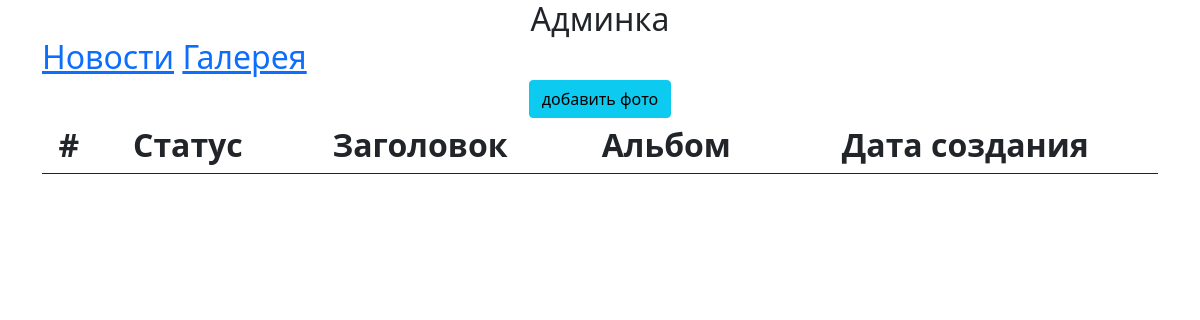
/myadmin/albums/1/photos/, run on an earlier commit of the app's database.
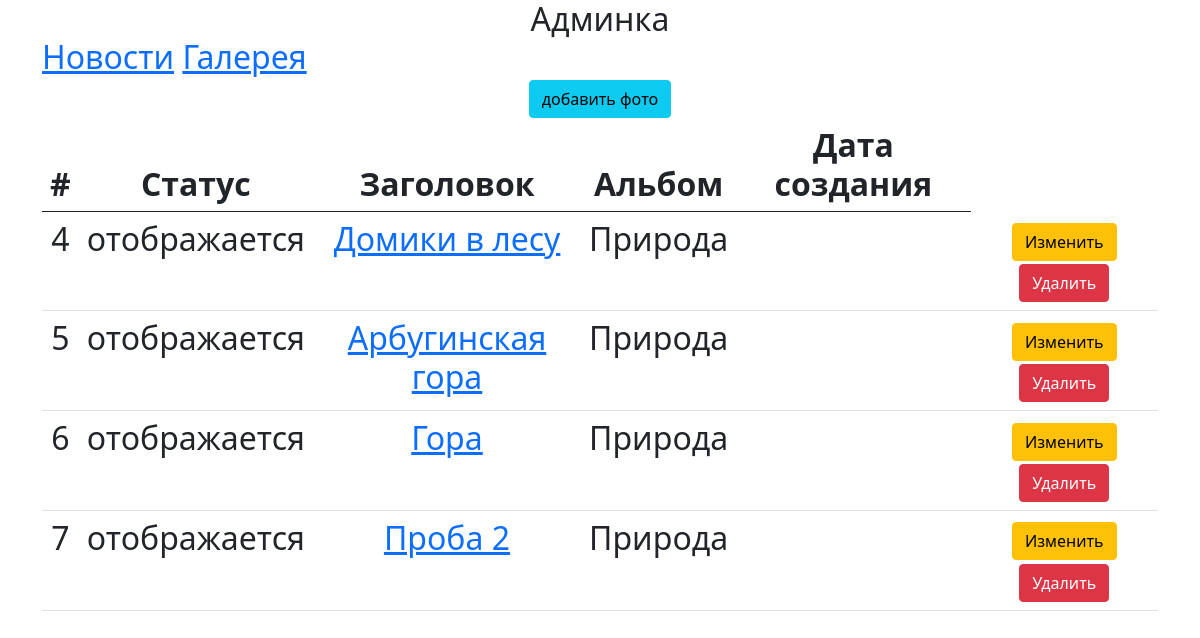
And on a later commit of the database.
### mane/models.py (models this page shows, shortened)
class Photo(models.Model):
    title = models.CharField(max_length=150, verbose_name='Заголовок')
    album = models.ForeignKey(Album, on_delete=models.CASCADE, blank=True, null=True, verbose_name='Альбом')
    description = models.TextField(blank=True, null=True, verbose_name='Описание')
    photo = models.ImageField(upload_to='photos/', verbose_name='Фото')
    liked = models.IntegerField(default=0, verbose_name='Количество лайков')
    is_active = models.BooleanField(default=True)
    class Meta:
        verbose_name = 'фотографию'
        verbose_name_plural = 'фотографии'

class Album(models.Model):
    title = models.CharField(max_length=150, verbose_name='Заголовок')
    description = models.TextField(blank=True, null=True, verbose_name='Описание')
    date = models.DateTimeField(auto_now_add=True, verbose_name='Дата создания', blank=True, null=True)
    is_active = models.BooleanField(default=True)
    def __str__(self):
        return f'{self.title}'
    class Meta:
        verbose_name = 'альбом'
        verbose_name_plural = 'альбомы'

### adminapp/views/album.py (the view)
# urls.py: path('albums/<album_pk>/photos/', admin_views.PhotoListView.as_view(), name='album_photo_list'),
class PhotoListView(ListView):
    model = Photo
    template_name = 'adminapp/photo_list.html'
    def get_context_data(self, *, object_list=None, **kwargs):
        context_data = super().get_context_data()
        context_data['album_pk'] = self.kwargs['album_pk']
        return context_data
    def get_queryset(self):
        return super().get_queryset().filter(album__pk=self.kwargs['album_pk'])

### adminapp/templates/adminapp/photo_list.html
{% extends 'adminapp/base.html' %}
{% block content %}
    <div class="row">
        <div class="col-12">
            <a class="btn btn-info" href="{% url 'adminapp:photo_create' album_pk %}">добавить фото</a>
        </div>
        <div class="col-12">
            <table class="table">
                <thead>
                <tr>
                    <th>#</th>
                    <th>Статус</th>
                    <th>Заголовок</th>
                    <th>Альбом</th>
                    <th>Дата создания</th>
                </tr>
                </thead>
                <tbody>
                {% for object in object_list %}
                    <tr>
                        <td>{{ object.pk }}</td>
                        <td>
                            {% if object.is_active %}
                                отображается
                            {% else %}
                                не  отображается
                            {% endif %}
                        </td>
                        <td> <a class="btm btm-link" href="{% url 'adminapp:photo_read' object.pk %}">
                                {{ object.title }}
                            </a>
                        </td>
                        <td> {{ object.album }} </td>
                        <td>{{ object.date|date:"d-m-y" }} </td>
                        <td>
                            <a class="btn btn-warning" href="{% url 'adminapp:photo_update' object.pk %}"> Изменить</a>
                            {% if object.is_active %}
                                <a class="btn btn-danger" href="{% url 'adminapp:photo_delete' object.pk %}">
                                    Удалить</a>
                            {% else %}
                                <a class="btn btn-success" href="{% url 'adminapp:photo_delete' object.pk %}">
                                    Востановить</a>
                            {% endif %}
                        </td>
                    </tr>
                {% endfor %}
                </tbody>
            </table>
        </div>
    </div>
{% endblock %}

What changed in the data, as far as the page shows it:
added Photo: pk "4", is_active "отображается", title "Домики в лесу", album "Природа"
added Photo: pk "5", is_active "отображается", title "Арбугинская гора", album "Природа"
added Photo: pk "6", is_active "отображается", title "Гора", album "Природа"
added Photo: pk "7", is_active "отображается", title "Проба 2", album "Природа"
